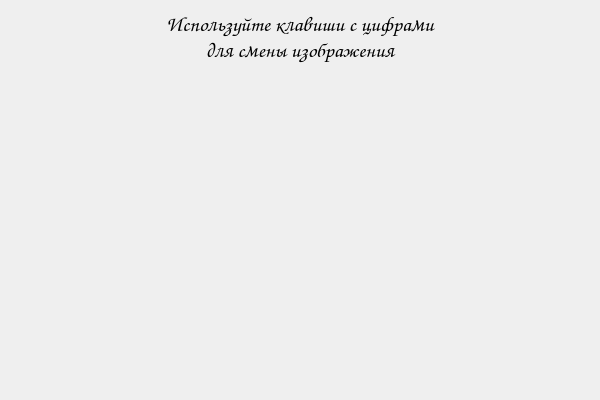
<?xml version="1.0" encoding="UTF-8"?>
<ui version="4.0">
 <class>Widget</class>
 <widget class="QWidget" name="Widget">
  <property name="geometry">
   <rect>
    <x>0</x>
    <y>0</y>
    <width>600</width>
    <height>400</height>
   </rect>
  </property>
  <property name="windowTitle">
   <string>Widget</string>
  </property>
  <layout class="QVBoxLayout" name="verticalLayout_2">
   <item>
    <widget class="QLabel" name="label">
     <property name="font">
      <font>
       <family>Comic Sans MS</family>
       <pointsize>16</pointsize>
       <weight>75</weight>
       <bold>true</bold>
      </font>
     </property>
     <property name="text">
      <string>Используйте клавиши с цифрами 
для смены изображения</string>
     </property>
     <property name="alignment">
      <set>Qt::AlignCenter</set>
     </property>
    </widget>
   </item>
   <item>
    <spacer name="verticalSpacer">
     <property name="orientation">
      <enum>Qt::Vertical</enum>
     </property>
     <property name="sizeHint" stdset="0">
      <size>
       <width>20</width>
       <height>335</height>
      </size>
     </property>
    </spacer>
   </item>
  </layout>
 </widget>
 <layoutdefault spacing="6" margin="11"/>
 <resources/>
 <connections/>
</ui>
